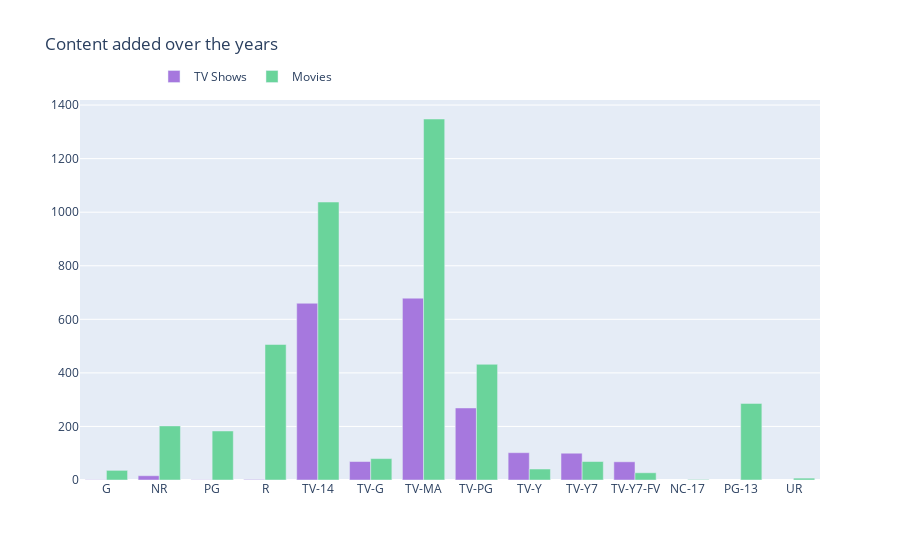

Write notebook code for a chart like this one.
### Code cell
col = "rating"

vc1 = d1[col].value_counts().reset_index()
vc1 = vc1.rename(columns = {col : "count", "index" : col})
vc1['percent'] = vc1['count'].apply(lambda x : 100*x/sum(vc1['count']))
vc1 = vc1.sort_values(col)

vc2 = d2[col].value_counts().reset_index()
vc2 = vc2.rename(columns = {col : "count", "index" : col})
vc2['percent'] = vc2['count'].apply(lambda x : 100*x/sum(vc2['count']))
vc2 = vc2.sort_values(col)

trace1 = go.Bar(x=vc1[col], y=vc1["count"], name="TV Shows", marker=dict(color="#a678de"))
trace2 = go.Bar(x=vc2[col], y=vc2["count"], name="Movies", marker=dict(color="#6ad49b"))
data = [trace1, trace2]
layout = go.Layout(title="Content added over the years", legend=dict(x=0.1, y=1.1, orientation="h"))
fig = go.Figure(data, layout=layout)
fig.show()

### Figure 1 — Plotly figure (JSON) as saved in the notebook; plotly's stock layout.template omitted (floating-point values rounded to 4 significant figures)
{"data": [{"marker": {"color": "#a678de"}, "name": "TV Shows", "type": "bar", "x": ["G", "NR", "PG", "R", "TV-14", "TV-G", "TV-MA", "TV-PG", "TV-Y", "TV-Y7", "TV-Y7-FV"], "y": [1, 16, 1, 2, 660, 69, 679, 269, 102, 100, 68]}, {"marker": {"color": "#6ad49b"}, "name": "Movies", "type": "bar", "x": ["G", "NC-17", "NR", "PG", "PG-13", "R", "TV-14", "TV-G", "TV-MA", "TV-PG", "TV-Y", "TV-Y7", "TV-Y7-FV", "UR"], "y": [36, 2, 202, 183, 286, 506, 1038, 80, 1348, 432, 41, 69, 27, 7]}], "layout": {"legend": {"orientation": "h", "x": 0.1, "y": 1.1}, "title": {"text": "Content added over the years"}}}
